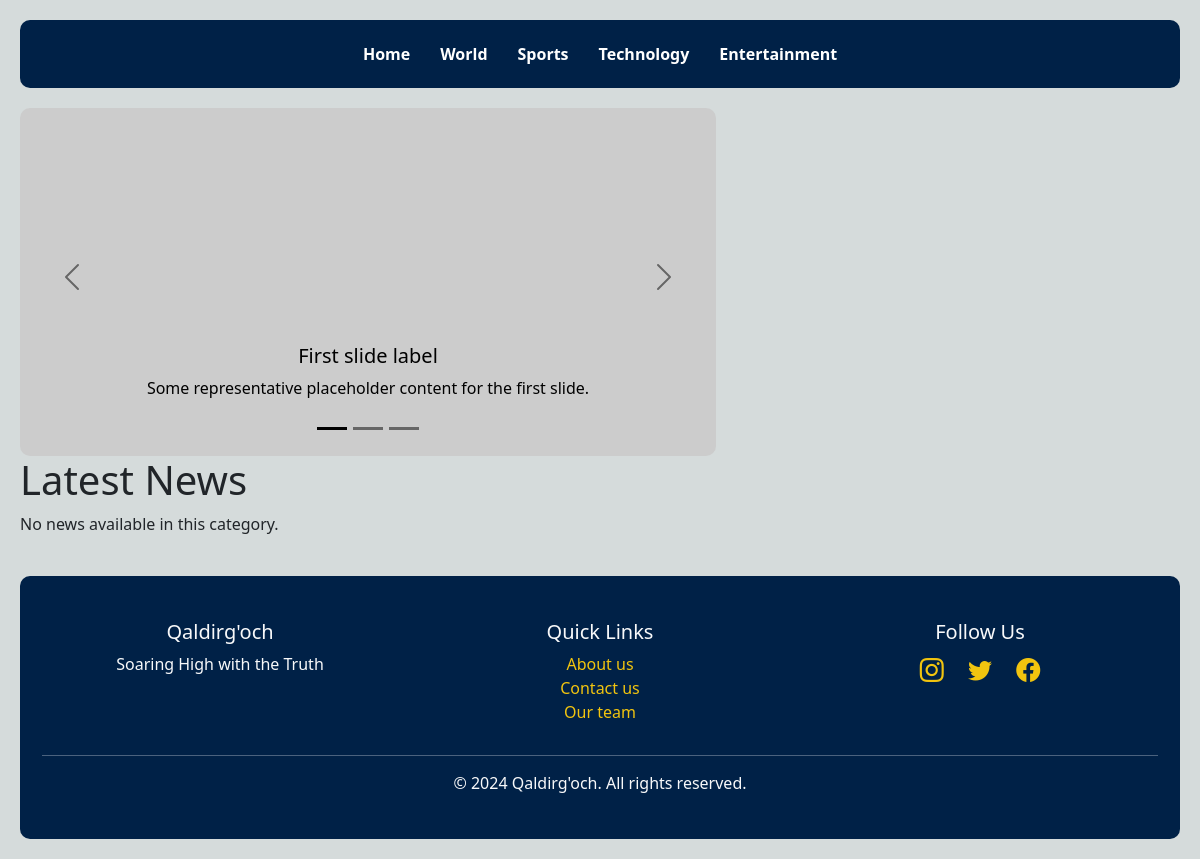
Before: / with the older database file.
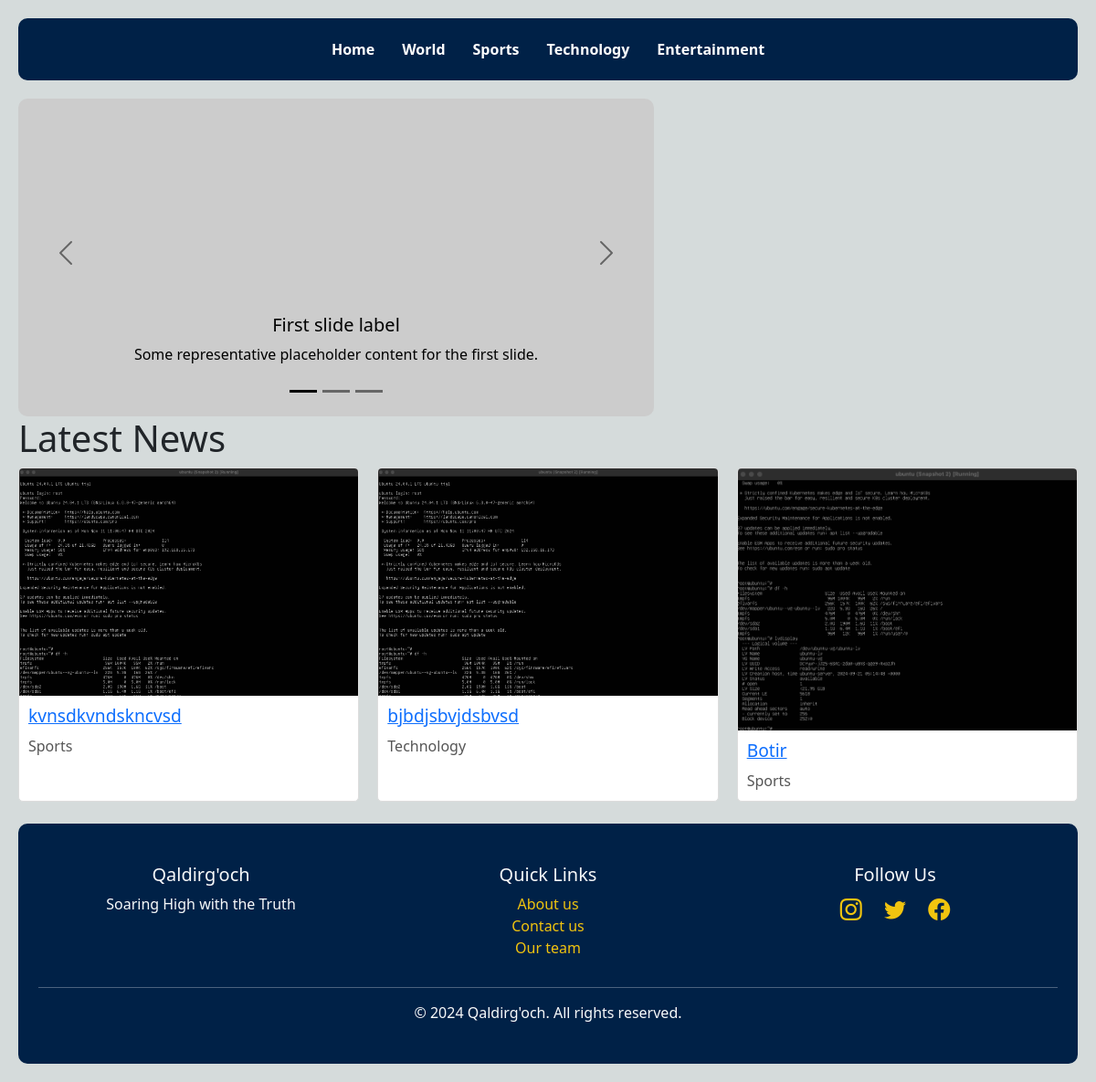
After: the same page with the newer database file.
### news/models.py (models this page shows, shortened)
class Article(models.Model):
    title = models.CharField(max_length=200)
    content = models.TextField()
    published_date = models.DateTimeField(auto_now_add=True)
    image = models.ImageField(upload_to='articles/')
    category = models.CharField(max_length=50, choices=[
        ('World', 'World'),
        ('Sports', 'Sports'),
        ('Technology', 'Technology'),
        ('Entertainment', 'Entertainment'),
    ])

### news/views.py (the view)
# urls.py: 2. Add a URL to urlpatterns:  path('', views.home, name='home')
def home(request):
    articles = Article.objects.all().order_by('-published_date')
    return render(request, 'post.html', {'articles': articles})

### templates/post.html (shortened to what this page needs)
{% extends 'base.html' %}
{% block content %}
<h1>Latest News</h1>
<div class="news-list">
    {% for article in articles %}
    <section class="news-list">
        <div class="news-item">
            <img src="{{ article.image.url }}" alt="{{ image.title }}">
            <h3><a href="{% url 'article_detail' article.id %}">{{ article.title }}</a></h3>
            <p>{{ article.category }}</p>
        </div>
    </section>
    {% empty %}
        <p>No news available in this category.</p>
    {% endfor %}
</div>
<br>
{% endblock content %}

### templates/base.html (shortened to what this page needs)
<!DOCTYPE html>
<html lang="en">
<head>
    {% load static %}
    <link rel="stylesheet" href="{% static 'css/style.css' %}">
    <link href="https://cdn.jsdelivr.net/npm/bootstrap@5.3.1/dist/css/bootstrap.min.css" rel="stylesheet">
</head>
<body>
    <div class="ramka">
        <nav>
            <a href="{% url  'home' %}">Home</a>
            <a href="{% url 'category' 'World' %}">World</a>
            <a href="{% url 'category' 'Sports' %}">Sports</a>
            <a href="{% url 'category' 'Technology' %}">Technology</a>
            <a href="{% url 'category' 'Entertainment' %}">Entertainment</a>
        </nav>
        {% include 'slide.html' %}
        {% block content %}{% endblock content %}
        {% include 'footer.html'%}
    </div>
    <link href="https://cdn.jsdelivr.net/npm/bootstrap-icons/font/bootstrap-icons.css" rel="stylesheet">
</body>
</html>

### templates/slide.html (shortened to what this page needs)
<div class="slide">
    <div id="carouselExampleDark" class="carousel carousel-dark slide" data-bs-ride="carousel">
        <div class="carousel-indicators">
          <button type="button" data-bs-target="#carouselExampleDark" data-bs-slide-to="0" class="active" aria-current="true" aria-label="Slide 1"></button>
          <button type="button" data-bs-target="#carouselExampleDark" data-bs-slide-to="1" aria-label="Slide 2"></button>
          <button type="button" data-bs-target="#carouselExampleDark" data-bs-slide-to="2" aria-label="Slide 3"></button>
        </div>
        <div class="carousel-inner">
          <div class="carousel-item active" data-bs-interval="10000">
            <img src="https://via.placeholder.com/800x400" class="d-block w-100" alt="First slide">
            <div class="carousel-caption d-none d-md-block">
              <h5>First slide label</h5>
              <p>Some representative placeholder content for the first slide.</p>
            </div>
          </div>
        </div>
        <button class="carousel-control-prev" type="button" data-bs-target="#carouselExampleDark" data-bs-slide="prev">
          <span class="carousel-control-prev-icon" aria-hidden="true"></span>
        </button>
        <button class="carousel-control-next" type="button" data-bs-target="#carouselExampleDark" data-bs-slide="next">
          <span class="carousel-control-next-icon" aria-hidden="true"></span>
        </button>
      </div>
</div>

### templates/footer.html
    <footer class="footer text-center py-4">
        <div class="container">
            <div class="row">
                <div class="col-md-4 mb-3 mb-md-0">
                    <h5>Qaldirg'och</h5>
                    <p>Soaring High with the Truth</p>
                </div>
                <div class="col-md-4 mb-3 mb-md-0">
                    <h5>Quick Links</h5>
                    <ul class="list-unstyled">
                        <li><a href="{% url 'about' %}">About us</a></li>
                        <li><a href="{% url 'contact' %}">Contact us</a></li>
                        <li><a href="{% url 'our_team'%}">Our team</a></li>
                    </ul>
                </div>
                <div class="col-md-4">
                    <h5>Follow Us</h5>
                    <div class="social-icons">
                        <a href="https://instagram.com" target="_blank"><i class="bi bi-instagram"></i></a>
                        <a href="https://twitter.com" target="_blank"><i class="bi bi-twitter"></i></a>
                        <a href="https://facebook.com" target="_blank"><i class="bi bi-facebook"></i></a>
                    </div>
                </div>
            </div>
            <div class="line"></div>
            <p class="mb-0">&copy; 2024 Qaldirg'och. All rights reserved.</p>
        </div>
    </footer>

### static/css/style.css (style rules this page uses)
body { font-family: Arial, sans-serif; margin: 0; padding: 20px; line-height: 1.6; background-color: #D5DBDB !important; }
nav { display: flex; justify-content: center; background: #002147; padding: 22px 0; border-radius: 10px; }
nav a { color: white; margin: 0 15px; text-decoration: none; font-weight: bold; }
.container { max-width: 1200px; margin: 20px auto; padding: 0 15px; }
.news-list { display: grid; grid-template-columns: repeat(auto-fit, minmax(250px, 1fr)); gap: 20px; }
.news-item { background: #fff; border: 1px solid #ddd; border-radius: 5px; overflow: hidden; }
.news-item img { width: 100%; height: auto; }
.news-item h3 { margin: 10px; font-size: 1.2em; color: #333; }
.news-item p { margin: 0 10px 10px; color: #555; }
.footer { background-color: #002147; color: #F8F9FA; border-radius: 10px; }
.footer a { color: #F1C40F; text-decoration: none; }
.footer .social-icons a { font-size: 1.5rem; margin: 0 10px; }
.footer .line { height: 1px; background-color: #F8F9FA; margin: 15px 0; opacity: 0.3; }

### templates/slide.html (style rules this page uses)
#carouselExampleDark { width: 60%; height: 30%; position: relative; }
#carouselExampleDark .carousel-item img { object-fit: cover; height: 100%; border-radius: 10px; }
.slide { padding-top: 10px; }

Changed rows visible on the page:
added Article: image (picture), title "kvnsdkvndskncvsd", category "Sports"
added Article: image (picture), title "bjbdjsbvjdsbvsd", category "Technology"
added Article: image (picture), title "Botir", category "Sports"
Other visible differences:
text no longer shown: "No news available in this category."
